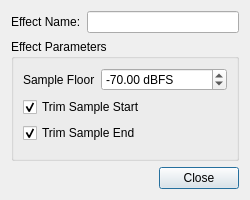
<?xml version="1.0" encoding="UTF-8"?>
<ui version="4.0">
 <class>dialog</class>
 <widget class="QDialog" name="dialog">
  <property name="geometry">
   <rect>
    <x>0</x>
    <y>0</y>
    <width>250</width>
    <height>200</height>
   </rect>
  </property>
  <property name="windowTitle">
   <string>Sample Trimmer Configuration</string>
  </property>
  <layout class="QVBoxLayout" stretch="0,1,0">
   <item>
    <layout class="QHBoxLayout" stretch="0,1">
     <item>
      <widget class="QLabel" name="label">
       <property name="text">
        <string>Effect Name:</string>
       </property>
      </widget>
     </item>
     <item>
      <widget class="QLineEdit" name="name"/>
     </item>
    </layout>
   </item>
   <item>
    <widget class="QGroupBox" name="groupBox">
     <property name="title">
      <string>Effect Parameters</string>
     </property>
     <layout class="QFormLayout">
      <property name="fieldGrowthPolicy">
       <enum>QFormLayout::AllNonFixedFieldsGrow</enum>
      </property>
      <item row="0" column="0">
       <widget class="QLabel" name="label">
        <property name="text">
         <string>Sample Floor</string>
        </property>
       </widget>
      </item>
      <item row="0" column="1">
       <widget class="QDoubleSpinBox" name="sampleFloor">
        <property name="suffix">
         <string> dBFS</string>
        </property>
        <property name="minimum">
         <double>-128.000000000000000</double>
        </property>
        <property name="maximum">
         <double>0.000000000000000</double>
        </property>
        <property name="singleStep">
         <double>0.100000000000000</double>
        </property>
        <property name="value">
         <double>-70.000000000000000</double>
        </property>
       </widget>
      </item>
      <item row="1" column="0" colspan="2">
       <widget class="QCheckBox" name="trimSampleStart">
        <property name="text">
         <string>Trim Sample Start</string>
        </property>
        <property name="checked">
         <bool>true</bool>
        </property>
       </widget>
      </item>
      <item row="2" column="0" colspan="2">
       <widget class="QCheckBox" name="trimSampleEnd">
        <property name="text">
         <string>Trim Sample End</string>
        </property>
        <property name="checked">
         <bool>true</bool>
        </property>
       </widget>
      </item>
     </layout>
    </widget>
   </item>
   <item>
    <layout class="QHBoxLayout">
     <item>
      <spacer>
       <property name="orientation">
        <enum>Qt::Horizontal</enum>
       </property>
       <property name="sizeHint" stdset="0">
        <size>
         <width>0</width>
         <height>0</height>
        </size>
       </property>
      </spacer>
     </item>
     <item>
      <widget class="QPushButton" name="closeButton">
       <property name="text">
        <string>Close</string>
       </property>
       <property name="icon">
        <iconset resource="../../lib/lib.qrc">
         <normaloff>:/synthclone/images/16x16/close.png</normaloff>:/synthclone/images/16x16/close.png</iconset>
       </property>
      </widget>
     </item>
    </layout>
   </item>
  </layout>
 </widget>
 <resources>
  <include location="../../lib/lib.qrc"/>
 </resources>
 <connections/>
</ui>
